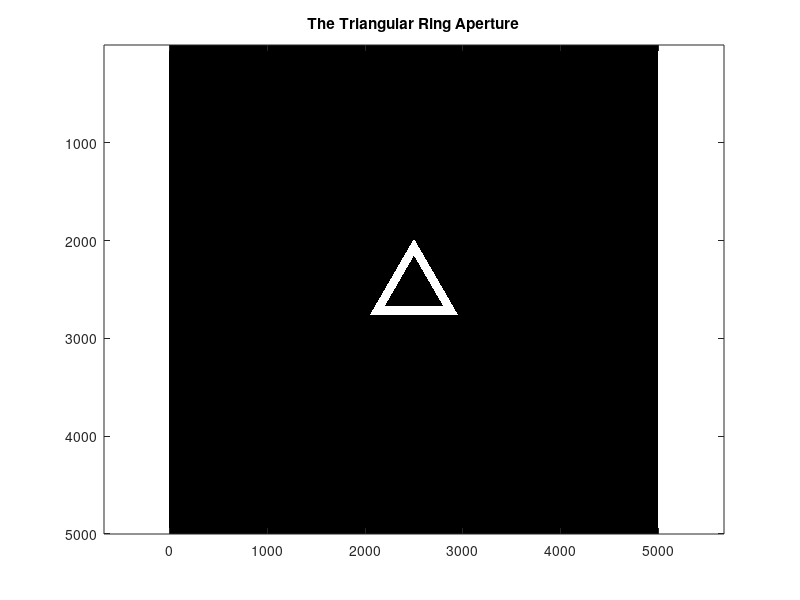

Here is the MATLAB script that generated this plot:
function ap = TriangularRingAP
    % Define Aperture field
    apl = 5000; % Size of the aperture field
    ap = zeros(apl); % Define actual aperture plane
  
    % Define the center and the side lengths for the triangles
    triangle_center = [apl / 2, apl / 2];
    sideLength_outer = 900; % Side length of the outer triangle
    sideLength_inner = 600; % Side length of the inner triangle
    
    % Define vertices for the outer triangle
    outer_vertices = [
        triangle_center(1), triangle_center(2) - (sqrt(3)/3)*sideLength_outer; % Top vertex
        triangle_center(1) - sideLength_outer/2, triangle_center(2) + (sqrt(3)/6)*sideLength_outer; % Bottom left vertex
        triangle_center(1) + sideLength_outer/2, triangle_center(2) + (sqrt(3)/6)*sideLength_outer; % Bottom right vertex
    ];
    
    % Define vertices for the inner triangle
    inner_vertices = [
        triangle_center(1), triangle_center(2) - (sqrt(3)/3)*sideLength_inner; % Top vertex
        triangle_center(1) - sideLength_inner/2, triangle_center(2) + (sqrt(3)/6)*sideLength_inner; % Bottom left vertex
        triangle_center(1) + sideLength_inner/2, triangle_center(2) + (sqrt(3)/6)*sideLength_inner; % Bottom right vertex
    ];
    
    % Create a grid of (x,y) coordinates
    [X, Y] = meshgrid(1:apl, 1:apl);
    
    % Check if each point is inside the outer triangle but outside the inner triangle
    in_outer_triangle = inpolygon(X, Y, outer_vertices(:,1), outer_vertices(:,2));
    in_inner_triangle = inpolygon(X, Y, inner_vertices(:,1), inner_vertices(:,2));
    
    ap(in_outer_triangle & ~in_inner_triangle) = 1;
    
    % Display the aperture
    figure;
    imagesc(ap);
    colormap gray;
    axis equal;
    axis tight;
    title('The Triangular Ring Aperture');
  
    return
end
